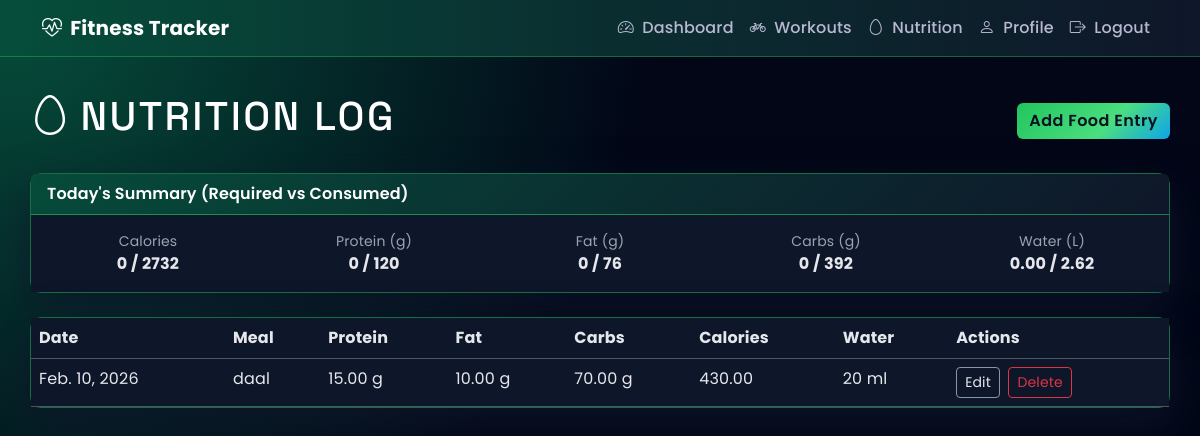
Page /nutrition/ (signed in) on the earlier database version.
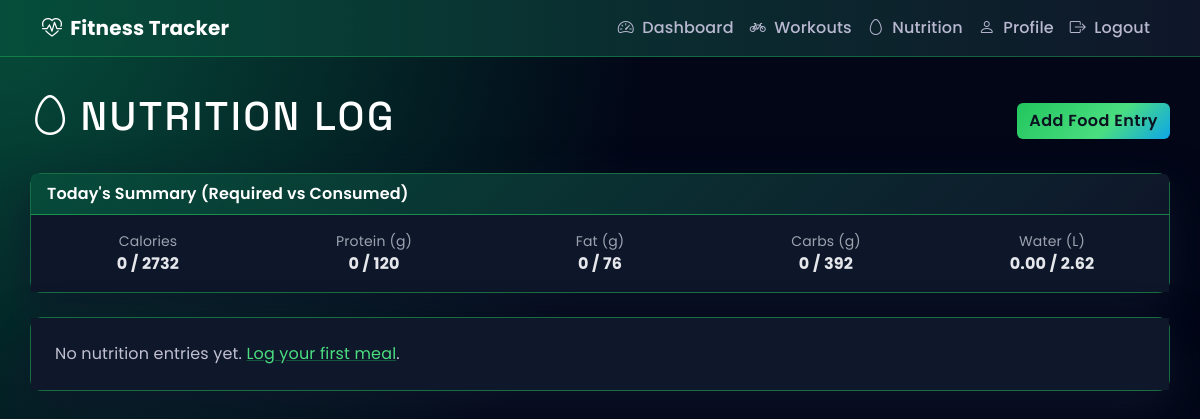
Same page on the later database version.
### nutrition/models.py (models this page shows, shortened)
class NutritionLog(models.Model):
    user = models.ForeignKey(User, on_delete=models.CASCADE, related_name='nutrition_logs')
    date = models.DateField()
    meal_name = models.CharField(max_length=200, help_text='Food or meal description')
    protein_g = models.DecimalField(max_digits=6, decimal_places=2, default=0)
    fat_g = models.DecimalField(max_digits=6, decimal_places=2, default=0)
    carbs_g = models.DecimalField(max_digits=6, decimal_places=2, default=0)
    total_calories = models.DecimalField(
        max_digits=8, decimal_places=2, null=True, blank=True,
        help_text='Optional: auto from 4*protein + 9*fat + 4*carbs if blank'
    )
    water_ml = models.PositiveIntegerField(default=0, help_text='Water in ml (e.g. 250 for a glass)')
    created_at = models.DateTimeField(auto_now_add=True)
    class Meta:
        verbose_name = 'Nutrition Log'
        verbose_name_plural = 'Nutrition Logs'
        ordering = ['-date', '-created_at']

### nutrition/views.py (the view)
# urls.py: path('', views.nutrition_list_view, name='list'),
@login_required
def nutrition_list_view(request):
    logs = NutritionLog.objects.filter(user=request.user).order_by('-date', '-id')[:50]
    required = _get_required_macros(request)
    today = timezone.now().date()
    today_logs = NutritionLog.objects.filter(user=request.user, date=today)
    consumed = {
        'calories': sum(n.total_calories or 0 for n in today_logs),
        'protein': sum(n.protein_g or 0 for n in today_logs),
        'fat': sum(n.fat_g or 0 for n in today_logs),
        'carbs': sum(n.carbs_g or 0 for n in today_logs),
        'water_ml': sum(n.water_ml or 0 for n in today_logs),
    }
    context = {
        'logs': logs,
        'required': required,
        'consumed': consumed,
        'today': today,
    }
    return render(request, 'nutrition/nutrition_list.html', context)

### health/calculations.py (called while the page is built)
def calculate_bmi(weight_kg: float, height_cm: float) -> Decimal:
    if not height_cm or height_cm <= 0:
        return Decimal('0')
    height_m = height_cm / 100
    bmi = float(weight_kg) / (height_m ** 2)
    return Decimal(str(round(bmi, 2)))

def get_bmi_category(bmi: Decimal) -> str:
    b = float(bmi)
    if b < 18.5:
        return 'Underweight'
    if b < 25:
        return 'Normal'
    if b < 30:
        return 'Overweight'
    return 'Obese'

def calculate_bmr_mifflin_st_jeor(weight_kg: float, height_cm: float, age: int, gender: str) -> Decimal:
    base = 10 * weight_kg + 6.25 * height_cm - 5 * age
    if gender == 'M':
        bmr = base + 5
    else:
        bmr = base - 161
    return Decimal(str(round(max(0, bmr), 2)))

def get_activity_multiplier(goal: str) -> float:
    multipliers = {'lose': 1.375, 'maintain': 1.55, 'gain': 1.725}
    return multipliers.get(goal, 1.55)

def calculate_daily_calories(bmr: Decimal, goal: str) -> Decimal:
    mult = get_activity_multiplier(goal)
    tdee = float(bmr) * mult
    if goal == 'lose':
        tdee = max(1200, tdee - 500)
    elif goal == 'gain':
        tdee = tdee + 300
    return Decimal(str(round(tdee, 2)))

### templates/nutrition/nutrition_list.html (shortened to what this page needs)
{% extends 'base.html' %}
{% block content %}
<div class="d-flex justify-content-between align-items-center mb-4">
  <h1><i class="bi bi-egg me-2"></i>Nutrition Log</h1>
  <a href="{% url 'nutrition:add' %}" class="btn btn-primary-custom">Add Food Entry</a>
</div>
{% if required %}
<div class="card card-custom mb-4">
  <div class="card-header">Today's Summary (Required vs Consumed)</div>
  <div class="card-body">
    <div class="row text-center">
      <div class="col"><div class="text-muted small">Calories</div><strong>{{ consumed.calories|floatformat:0 }} / {{ required.daily_calories|floatformat:0 }}</strong></div>
      <div class="col"><div class="text-muted small">Protein (g)</div><strong>{{ consumed.protein|floatformat:0 }} / {{ required.daily_protein_g|floatformat:0 }}</strong></div>
      <div class="col"><div class="text-muted small">Fat (g)</div><strong>{{ consumed.fat|floatformat:0 }} / {{ required.daily_fat_g|floatformat:0 }}</strong></div>
      <div class="col"><div class="text-muted small">Carbs (g)</div><strong>{{ consumed.carbs|floatformat:0 }} / {{ required.daily_carbs_g|floatformat:0 }}</strong></div>
      <div class="col"><div class="text-muted small">Water (L)</div><strong>{{ consumed.water_ml|floatformat:2 }} / {{ required.daily_water_liters|floatformat:2 }}</strong></div>
    </div>
  </div>
</div>
{% endif %}
<div class="card card-custom">
  <div class="card-body p-0">
    {% if logs %}
      <div class="table-responsive">
        <table class="table table-custom mb-0">
          <thead>
            <tr>
              <th>Date</th>
              <th>Meal</th>
              <th>Protein</th>
              <th>Fat</th>
              <th>Carbs</th>
              <th>Calories</th>
              <th>Water</th>
              <th>Actions</th>
            </tr>
          </thead>
          <tbody>
            {% for log in logs %}
              <tr>
                <td>{{ log.date }}</td>
                <td>{{ log.meal_name }}</td>
                <td>{{ log.protein_g }} g</td>
                <td>{{ log.fat_g }} g</td>
                <td>{{ log.carbs_g }} g</td>
                <td>{{ log.total_calories }}</td>
                <td>{{ log.water_ml }} ml</td>
                <td>
                  <a href="{% url 'nutrition:edit' log.pk %}" class="btn btn-sm btn-outline-light me-1">Edit</a>
                  <a href="{% url 'nutrition:delete' log.pk %}" class="btn btn-sm btn-outline-danger">Delete</a>
                </td>
              </tr>
            {% endfor %}
          </tbody>
        </table>
      </div>
    {% else %}
      <p class="p-4 mb-0 text-muted">No nutrition entries yet. <a href="{% url 'nutrition:add' %}">Log your first meal</a>.</p>
    {% endif %}
  </div>
</div>
{% endblock %}

Differences in the rows shown:
removed NutritionLog: date "Feb. 10, 2026", meal_name "daal", protein_g "15.00", fat_g "10.00", carbs_g "70.00", total_calories "430.00", water_ml "20"
Other differences:
text no longer shown: "Date Meal Protein Fat Carbs Calories Water Actions"
text now shown: "No nutrition entries yet. Log your first meal ."
